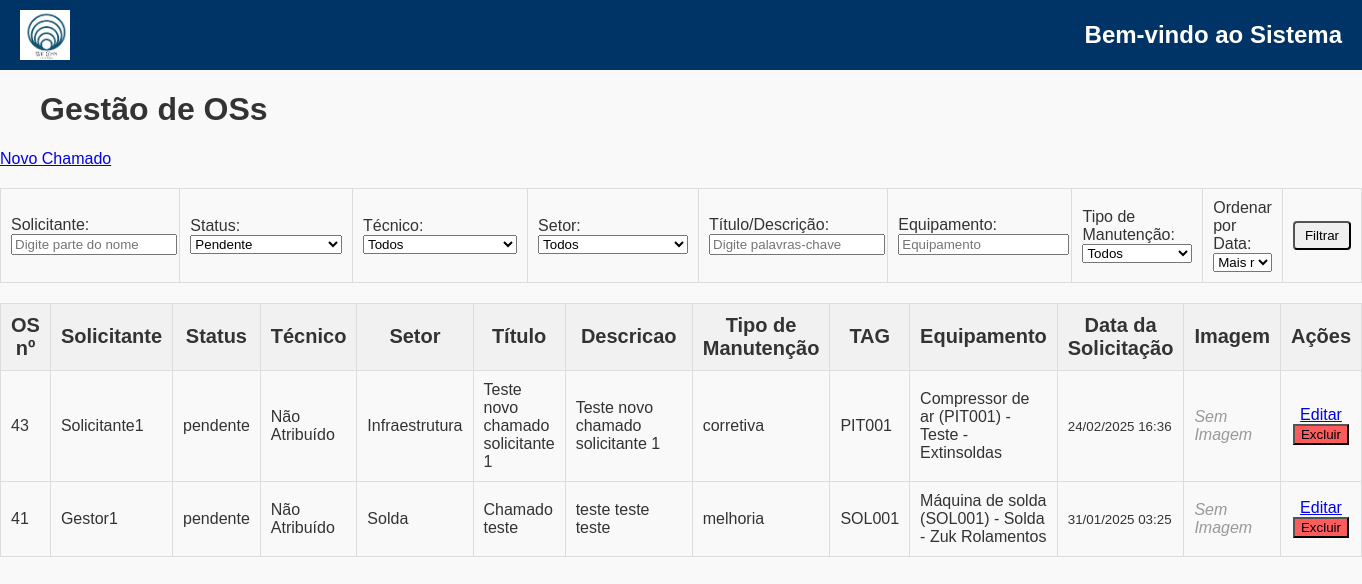
/tela_inicial/ (signed in), run on the app's committed database.
### gestaoOS/models.py (models this page shows, shortened)
class Chamado(models.Model):
    STATUS_CHOICES = [
        ('pendente', 'Pendente'),
        ('em_andamento', 'Em Andamento'),
        ('finalizado', 'finalizado'),
        ('concluido', 'Concluído'),
    ]
    TIPO_MANUTENCAO_CHOICES = [
        ('corretiva', 'Corretiva'),
        ('preventiva', 'Preventiva'),
        ('melhoria', 'Melhoria'),
    ]
    usuario = models.ForeignKey(User, on_delete=models.CASCADE, related_name='chamados')
    titulo = models.CharField(max_length=200)
    descricao = models.TextField()
    status = models.CharField(max_length=50, choices=STATUS_CHOICES, default='pendente')
    setor = models.ForeignKey(Setor, on_delete=models.CASCADE, related_name='setor')
    equipamento = models.ForeignKey(Equipamento, on_delete=models.CASCADE, related_name='chamados_equipamento', null=True,blank=True)
    data_criacao = models.DateTimeField(auto_now_add=True)
    data_atualizacao = models.DateTimeField(auto_now=True)
    tempo_parada = models.FloatField(null=True, help_text="Tempo de parada em horas")
    custo_total = models.DecimalField(max_digits=10, decimal_places=2, default=0)
    diagnostico = models.TextField(null=True, blank=True)
    solucao = models.TextField(null=True, blank=True)
    causa_raiz = models.TextField(null=True, blank=True)
    data_inicio_atendimento = models.DateTimeField(null=True)
    data_fim_atendimento = models.DateTimeField(null=True)
    tipo_manutencao = models.CharField(
        max_length=20,
        choices=TIPO_MANUTENCAO_CHOICES,
        default='corretiva',
    )
    tecnico = models.ForeignKey(
        User,
        on_delete=models.SET_NULL,
        null=True,
        blank=True,
        related_name='tecnico_chamados',
        limit_choices_to={'groups__name': 'Técnico'},  # Filtra apenas usuários no grupo "Técnico"
    )
    local = models.CharField(max_length=150, blank=True)
    foto = models.ImageField(upload_to='fotos_chamados/', null=True, blank=True)

class Setor(models.Model):
    nome = models.CharField(max_length=100, unique=True)
    def __str__(self):
        return self.nome

### CadEquip/models.py (models this page shows, shortened)
class Equipamento(models.Model):
    CLASSIFICACAO = [
        ('a', 'A'),
        ('b', 'B'),
        ('c', 'C'),
    ]
    nome = models.CharField(max_length=200)
    tag = models.CharField(max_length=200, unique=True)
    patrimonio = models.CharField(
        max_length=200,
        unique=True,
        blank=True,  # Allow blank values
        null=True   # Allow null values
    )
    modelo = models.CharField(max_length=200)
    fabricante = models.CharField(max_length=200)
    numero_serie = models.CharField(max_length=200, unique=False, blank=True, null=True)
    ano_fabricacao = models.CharField(max_length=200, blank=True, null=True)
    data_criacao = models.DateTimeField(auto_now_add=True)
    setor = models.ForeignKey('gestaoOS.Setor', on_delete=models.CASCADE, related_name='equipamentos')
    local = models.CharField(max_length=150, blank=True, null=True)
    foto = models.ImageField(upload_to='fotos_equipamentos/%Y/%m/%d/', null=True, blank=True)
    fornecedor = models.ForeignKey(
        'CadFornecedor.Fornecedor',  # Relaciona ao modelo Fornecedor do app CadFornecedor
        on_delete=models.SET_NULL,
        related_name='equipamentos',
        null=True,
        blank=True
    )
    manual_operacao = models.FileField(upload_to='manuais/', null=True, blank=True)
    garantia_termino = models.DateField(null=True, blank=True)
    classe = models.CharField(max_length=1, blank=True, null=True)
    ssma = models.CharField(
        max_length=1,
        choices=CLASSIFICACAO,
        default='c',
    )
    qualidade = models.CharField(
        max_length=1,
        choices=CLASSIFICACAO,
        default='c',
    )
    operacao = models.CharField(
        max_length=1,
        choices=CLASSIFICACAO,
        default='c',
    )
    entrega = models.CharField(
        max_length=1,
        choices=CLASSIFICACAO,
        default='c',
    )
    mtbf = models.CharField(
        max_length=1,
        choices=CLASSIFICACAO,
        default='c',
    )
    mttr = models.CharField(
        max_length=1,
        choices=CLASSIFICACAO,
        default='c',
    )
    horimetro_atual = models.FloatField(default=0, help_text="Horas totais de operação do equipamento")
    ultima_atualizacao = models.DateTimeField(null=True, blank=True)
    def __str__(self):
        return f"{self.nome} ({self.tag}) - {self.setor.nome} - {self.fornecedor.fornecedor if self.fornecedor else 'Sem fornecedor'}"
    class Meta:
        verbose_name = 'Equipamento'
        verbose_name_plural = 'Equipamentos'

### CadFornecedor/models.py (models this page shows, shortened)
class Fornecedor(models.Model):
    fornecedor = models.CharField(max_length=200)
    fornecedor_fone = models.CharField(max_length=200)
    fornecedor_site = models.CharField(max_length=200, null=True, blank=True)
    fornecedor_email = models.CharField(max_length=200, null=True, blank=True)
    rua = models.CharField(max_length=200, null=True, blank=True)
    numero = models.CharField(max_length=20, null=True, blank=True)
    bairro = models.CharField(max_length=20, null=True, blank=True)
    cidade = models.CharField(max_length=200, null=True, blank=True)
    cep = models.CharField(max_length=200, null=True, blank=True)
    estado = models.CharField(max_length=200, null=True, blank=True)
    contato = models.CharField(max_length=200, null=True, blank=True)
    cnpj = models.CharField(max_length=200, null=True, blank=True)
    inscricao_estadual = models.CharField(max_length=50, null=True, blank=True)
    prazo_entrega_medio = models.IntegerField(null=True, help_text="Prazo médio em dias")
    observacoes = models.TextField(null=True, blank=True)

### gestaoOS/views.py (the view, shortened to what this page needs)
# urls.py: path('tela_inicial/', tela_inicial, name='tela_inicial'),
@login_required
def tela_inicial(request):
    if request.user.groups.filter(name="Gestor").exists():
        chamados = Chamado.objects.select_related('usuario', 'setor', 'tecnico')
        status = request.GET.get('status', 'pendente')
        if status:
            chamados = chamados.filter(status=status)
        tecnico_id = request.GET.get('tecnico')
        if tecnico_id:
            chamados = chamados.filter(tecnico__id=tecnico_id)
        setor_id = request.GET.get('setor')
        if setor_id:
            chamados = chamados.filter(setor__id=setor_id)
        usuario = request.GET.get('usuario', '').strip()
        if usuario:
            chamados = chamados.filter(usuario__username__icontains=usuario)
        titulo_descricao = request.GET.get('titulo_descricao', '').strip()
        if titulo_descricao:
            chamados = chamados.filter(
                models.Q(titulo__icontains=titulo_descricao) |
                models.Q(descricao__icontains=titulo_descricao)
            )
        equipamento = request.GET.get('equipamento', '').strip()
        if equipamento:
            chamados = chamados.filter(equipamento__nome__icontains=equipamento)
        tipo_manutencao = request.GET.get('tipo_manutencao', '').strip()
        if tipo_manutencao:
            chamados = chamados.filter(tipo_manutencao=tipo_manutencao)
        data = request.GET.get('data', '')
        if data == "mais_antigo":
            chamados = chamados.order_by('data_criacao')
        else:
            chamados = chamados.order_by('-data_criacao')
        tecnicos = User.objects.filter(groups__name="Técnico")
        setores = Setor.objects.all()
        for chamado in chamados:
            chamado.foto_url = chamado.foto.url if chamado.foto else None
        return render(request, 'tela_gestor.html', {
            'chamados_por_solicitante': chamados,
            'tecnicos': tecnicos,
            'setores': setores,
        })

### gestaoOS/templates/tela_gestor.html (shortened to what this page needs)
{% extends 'base.html' %}
{% load static %}
{% block content %}
<link rel="stylesheet" href="https://maxcdn.bootstrapcdn.com/font-awesome/4.7.0/css/font-awesome.min.css">
<div class="content-container">
    <div class="top-side">
        <h1 style="text-align: left; margin-left: 40px;">Gestão de OSs</h1>
        <a href="{% url 'criar_chamado' %}" class="custom-button">Novo Chamado</a>
    </div>
    <table class="tabela-sem-divisoes" style="border: none;">
        <form method="get" action="{% url 'tela_inicial' %}">
            <td style="width: 15%">
                <div>
                    <label for="usuario">Solicitante:</label>
                    <input type="text" name="usuario" id="usuario" placeholder="Digite parte do nome" value="{{ request.GET.usuario }}">
                </div>
            </td>
            <td style="width: 15%">
                <div>
                    <label for="status">Status:</label>
                    <select name="status" id="status">
                        <option value="pendente" selected>Pendente</option>
                    </select>
                </div>
            </td>
            <td style="width: 15%">
                <div>
                    <label for="tecnico">Técnico:</label>
                    <select name="tecnico" id="tecnico">
                        <option value="">Todos</option>
                    </select>
                </div>
            </td>
            <td style="width: 15%">
                <div>
                    <label for="setor">Setor:</label>
                    <select name="setor" id="setor">
                        <option value="">Todos</option>
                    </select>
                </div>
            </td>
            <td style="width: 15%">
                <div>
                    <label for="titulo_descricao">Título/Descrição:</label>
                    <input type="text" name="titulo_descricao" id="titulo_descricao" placeholder="Digite palavras-chave" value="{{ request.GET.titulo_descricao }}">
                </div>
            </td>
            <td style="width: 15%">
                <div>
                    <label for="equipamento">Equipamento:</label>
                    <input type="text" name="equipamento" id="equipamento" placeholder="Equipamento" value="{{ request.GET.equipamento }}">
                </div>
            </td>
            <td style="width: 15%">
                <div>
                    <label for="tipo_manutencao">Tipo de Manutenção:</label>
                    <select name="tipo_manutencao" id="tipo_manutencao">
                        <option value="">Todos</option>
                    </select>
                </div>
            </td>
            <td style="width: 10%">
                <div>
                    <label for="data">Ordenar por Data:</label>
                    <select name="data" id="data">
                        <option value="">Mais recente</option>
                    </select>
                </div>
            </td>
            <td style="width: 10%">
                <div style="text-align: center;">
                    <button type="submit" class="btn btn-primary">Filtrar</button>
                </div>
            </td>
        </form>
    </table>
    <table border="1">
        <thead>
            <tr>
                <th>OS nº</th>
                <th>Solicitante</th>
                <th>Status</th>
                <th>Técnico</th>
                <th>Setor</th>
                <th>Título</th>
                <th style="width: 10%">Descricao</th>
                <th>Tipo de Manutenção</th>
                <th>TAG</th>
                <th>Equipamento</th>
                <th>Data da Solicitação</th>
                <th>Imagem</th>
                <th>Ações</th>
            </tr>
        </thead>
        <tbody>
            {% for chamado in chamados_por_solicitante %}
            <tr>
                <td>{{ chamado.id }}</td>
                <td>{{ chamado.usuario }}</td>
                <td>{{ chamado.status }}</td>
                <td>
                    {% if chamado.tecnico %}
                        {{ chamado.tecnico.get_full_name|default:chamado.tecnico.username }}
                    {% else %}
                        Não Atribuído
                    {% endif %}
                </td>
                <td>{{ chamado.setor }}</td>
                <td>{{ chamado.titulo }}</td>
                <td>{{ chamado.descricao|truncatechars:50 }}</td>
                <td>{{ chamado.tipo_manutencao }}</td>
                <td>{{ chamado.equipamento.tag }}</td>
                <td>{{ chamado.equipamento }}</td>
                <td><small>{{ chamado.data_criacao|date:"d/m/Y H:i" }}</small></td>
                <td>
                    {% if chamado.foto_url %}
                        <a href="{{ request.scheme }}://{{ request.get_host }}{{ chamado.foto_url }}" target="_blank">
                            <img src="{{ request.scheme }}://{{ request.get_host }}{{ chamado.foto_url }}" style="width: 50px; height: 50px; object-fit: cover;">
                        </a>
                    {% else %}
                        <span style="color: #999; font-style: italic;">Sem Imagem</span>
                    {% endif %}
                </td>
                <td style="text-align: center;">
                    <a href="{% url 'gerenciar_acoes' chamado.id %}" class="custom-button table-button">Editar</a>
                    <form method="post" action="{% url 'excluir_chamado' chamado.id %}" style="display:inline;" onsubmit="return confirmDelete();">
                        <button type="submit" class="custom-button table-button delete-button">Excluir</button>
                    </form>
                </td>
            </tr>
            {% endfor %}
        </tbody>
    </table>
</div>
{% endblock %}

### gestaoOS/static/css/style.css (style rules this page uses)
body { font-family: Garamond, sans-serif; margin: 0; padding: 0; background-color: #f9f9f9; color: #333; }
.btn { padding: 5px 10px; text-decoration: none; border-radius: 4px; transition: background-color 0.3s; }
table { width: 100%; border-collapse: collapse; margin-top: 20px; }
table, th, td { border: 1px solid #ddd; }
th, td { padding: 10px; text-align: left; }
th { background-color: #f1f1f1; }
tr:nth-child(even) { background-color: #f9f9f9; }
input, select, textarea { width: 100%; }

### gestaoOS/templates/tela_gestor.html (style rules this page uses)
.content-container th { font-size: 20px; text-align: center; }
.content-container .delete-button { background-color: rgb(253, 92, 92); }

### data on the page
Chamado: id "43", usuario "Solicitante1", status "pendente", shows "Não Atribuído", setor "Infraestrutura", titulo "Teste novo chamado solicitante 1", descricao "Teste novo chamado solicitante 1", tipo_manutencao "corretiva", equipamento.tag "PIT001", equipamento "Compressor de ar (PIT001) - Teste - Extinsoldas", data_criacao "24/02/2025 16:36", shows "Sem Imagem"
Chamado: id "41", usuario "Gestor1", status "pendente", shows "Não Atribuído", setor "Solda", titulo "Chamado teste", descricao "teste teste teste", tipo_manutencao "melhoria", equipamento.tag "SOL001", equipamento "Máquina de solda (SOL001) - Solda - Zuk Rolamentos", data_criacao "31/01/2025 03:25", shows "Sem Imagem"
